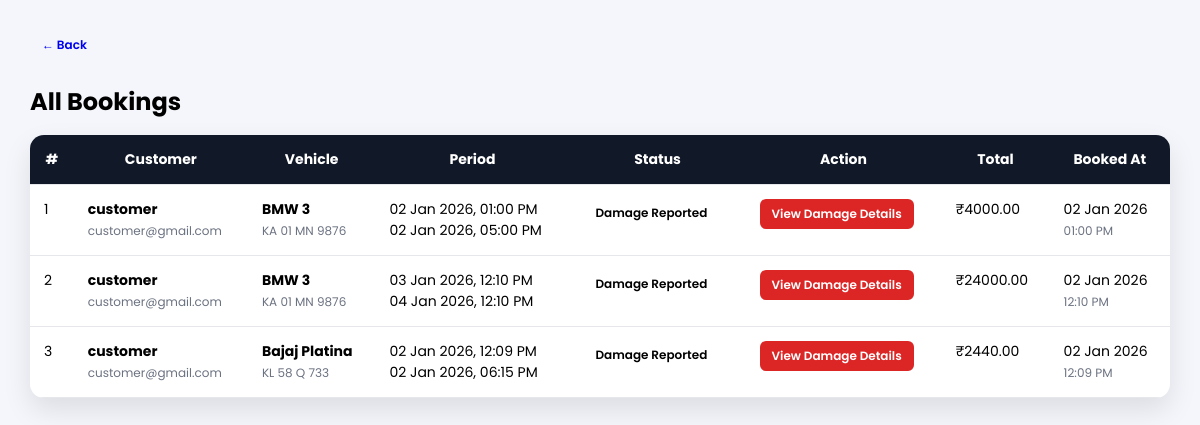
The page /admin_bookings/ (signed in) on the database as committed earlier.
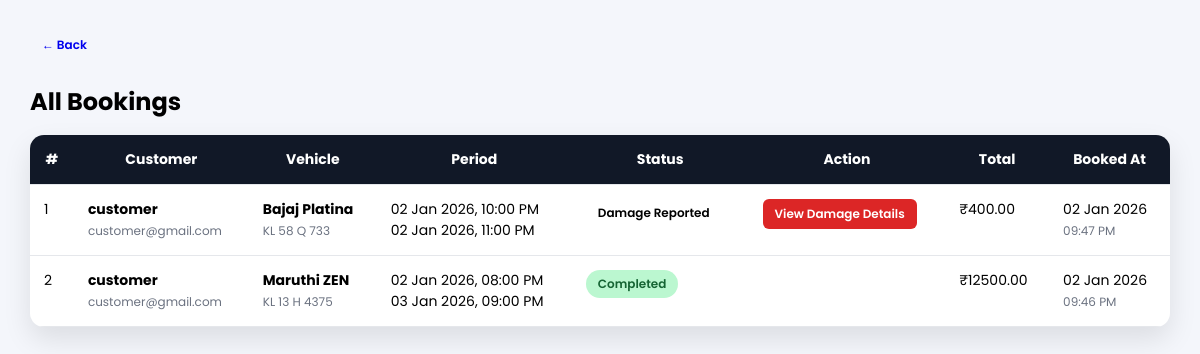
The same page on the database as committed later.
### wheelzy_app/models.py (models this page shows, shortened)
class Booking(models.Model):
    STATUS_CHOICES = (
        ('pending', 'Pending'),
        ('confirmed', 'Confirmed'),
        ('in_use', 'In Use'),
        ('returned', 'Completed'),
        ('damage_reported', 'Damage Reported'),
        ('cancelled', 'Cancelled'),
    )
    user = models.ForeignKey(
        User,
        on_delete=models.CASCADE,
        related_name="bookings",null=True, blank=True
    )
    vehicle = models.ForeignKey(
        Vehicle,
        on_delete=models.CASCADE,
        related_name="bookings", null=True, blank=True
    )
    start_time = models.DateTimeField()
    end_time = models.DateTimeField()
    total_price = models.DecimalField(
        max_digits=10,
        decimal_places=2,
        default=0
    )
    status = models.CharField(
        max_length=20,
        choices=STATUS_CHOICES,
        default="pending"
    )
    ordered_at = models.DateTimeField(auto_now_add=True)

class Vehicle(models.Model):
    VEHICLE_TYPES = (
        ("car", "Car"),
        ("bike", "Bike"),
    )
    owner = models.ForeignKey(
        User,
        on_delete=models.CASCADE,
        related_name="vehicles",
        null=True,
        blank=True
    )
    vehicle_name = models.CharField(max_length=255)
    vehicle_type = models.CharField(max_length=25, choices=VEHICLE_TYPES)
    number_plate = models.CharField(max_length=50, unique=True)
    price_per_hour = models.PositiveIntegerField()
    seats = models.PositiveIntegerField(blank=True)
    image = models.ImageField(upload_to="vehicles/", null=True, blank=True)
    is_available = models.BooleanField(default=True)

### wheelzy_app/views.py (the view)
# urls.py: path("admin_bookings/", views.admin_bookings, name="admin_bookings"),
@login_required
def admin_bookings(request):
    if not request.user.is_superuser:
        return redirect("home")
    bookings = Booking.objects.select_related("vehicle", "user").order_by("-ordered_at")
    return render(request, "admin_bookings.html", {"bookings": bookings})

### wheelzy_app/templates/admin_bookings.html (shortened to what this page needs)
<!DOCTYPE html>
<html lang="en">
<head>
</head>
<body>
<div class="container">
    <a href="{% url 'admin_dashboard' %}" class="btn btn-secondary mb-4">
        ← Back
    </a>
<h2>All Bookings</h2>
<table>
<thead>
<tr>
    <th>#</th>
    <th>Customer</th>
    <th>Vehicle</th>
    <th>Period</th>
    <th>Status</th>
    <th>Action</th>
    <th>Total</th>
    <th>Booked At</th>
</tr>
</thead>
<tbody>
{% for booking in bookings %}
<tr>
    <td>{{ forloop.counter }}</td>
    <td>
        <strong>{{ booking.user.username }}</strong><br>
        <span class="muted">{{ booking.user.email }}</span>
    </td>
    <td>
        <strong>{{ booking.vehicle.vehicle_name }}</strong><br>
        <span class="muted">{{ booking.vehicle.number_plate }}</span>
    </td>
    <td>
        {{ booking.start_time|date:"d M Y, h:i A" }}<br>
        {{ booking.end_time|date:"d M Y, h:i A" }}
    </td>
    <td>
        <span class="status {{ booking.status }}">
            {{ booking.get_status_display }}
        </span>
    </td>
    <td>
        {% if booking.status == "damage_reported" %}
            <a href="{% url 'admin_damage_details' booking.id %}" class="btn btn-danger">
                View Damage Details
            </a>
        {% endif %}
    </td>
    <td>₹{{ booking.total_price }}</td>
    <td>
        {{ booking.ordered_at|date:"d M Y" }}<br>
        <span class="muted">{{ booking.ordered_at|time:"h:i A" }}</span>
    </td>
</tr>
{% empty %}
<tr>
    <td colspan="9" style="text-align:center; padding:20px;">
        No bookings found
    </td>
</tr>
{% endfor %}
</tbody>
</table>
</div>
</body>
</html>

### wheelzy_app/templates/admin_bookings.html (style rules this page uses)
body { margin: 0; font-family: 'Poppins', sans-serif; background: #f4f6fb; }
.container { max-width: 1400px; margin: auto; padding: 30px; }
h2 { margin-bottom: 16px; }
table { width: 100%; background: white; border-radius: 14px; border-collapse: collapse; overflow: hidden; box-shadow: 0 12px 28px rgba(0,0,0,0.1); }
thead { background: #111827; color: white; }
th, td { padding: 14px; border-bottom: 1px solid #e5e7eb; font-size: 14px; vertical-align: top; }
.status { padding: 5px 12px; border-radius: 20px; font-size: 12px; font-weight: 600; display: inline-block; }
.returned { background: #bbf7d0; color: #166534; }
.btn { padding: 6px 12px; font-size: 12px; border-radius: 6px; text-decoration: none; display: inline-block; font-weight: 600; margin-bottom: 4px; }
.btn-danger { background: #dc2626; color: white; }
.muted { font-size: 12px; color: #6b7280; margin-top: 4px; }

Rows that differ between the two databases and show on the page:
removed Booking: user.username "customer", user.email "customer@gmail.com", vehicle.vehicle_name "BMW 3", vehicle.number_plate "KA 01 MN 9876", start_time "02 Jan 2026, 01:00 PM", end_time "02 Jan 2026, 05:00 PM", status "Damage Reported", shows "View Damage Details", total_price "4000.00", ordered_at "02 Jan 2026", ordered_at "01:00 PM"
removed Booking: user.username "customer", user.email "customer@gmail.com", vehicle.vehicle_name "BMW 3", vehicle.number_plate "KA 01 MN 9876", start_time "03 Jan 2026, 12:10 PM", end_time "04 Jan 2026, 12:10 PM", status "Damage Reported", shows "View Damage Details", total_price "24000.00", ordered_at "02 Jan 2026", ordered_at "12:10 PM"
removed Booking: user.username "customer", user.email "customer@gmail.com", vehicle.vehicle_name "Bajaj Platina", vehicle.number_plate "KL 58 Q 733", start_time "02 Jan 2026, 12:09 PM", end_time "02 Jan 2026, 06:15 PM", status "Damage Reported", shows "View Damage Details", total_price "2440.00", ordered_at "02 Jan 2026", ordered_at "12:09 PM"
added Booking: user.username "customer", user.email "customer@gmail.com", vehicle.vehicle_name "Bajaj Platina", vehicle.number_plate "KL 58 Q 733", start_time "02 Jan 2026, 10:00 PM", end_time "02 Jan 2026, 11:00 PM", status "Damage Reported", shows "View Damage Details", total_price "400.00", ordered_at "02 Jan 2026", ordered_at "09:47 PM"
added Booking: user.username "customer", user.email "customer@gmail.com", vehicle.vehicle_name "Maruthi ZEN", vehicle.number_plate "KL 13 H 4375", start_time "02 Jan 2026, 08:00 PM", end_time "03 Jan 2026, 09:00 PM", status "Completed", total_price "12500.00", ordered_at "02 Jan 2026", ordered_at "09:46 PM"
